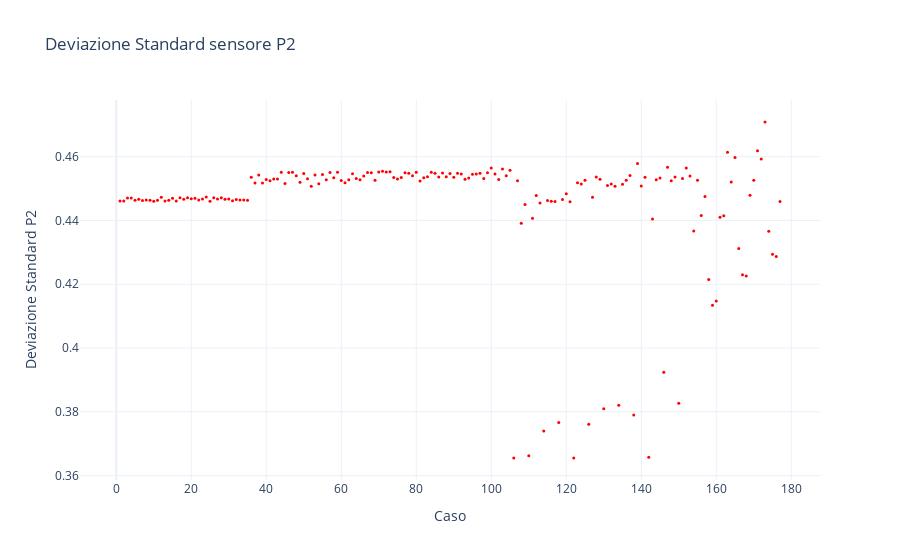

Notebook code cell kept with this figure:
### Markdown cell above
Std per sensori scelti

### Code cell
# Selezione del sensore da analizzare
sensore_selezionato = ["P2"]

# Calcolo della deviazione standard per ogni caso e sensore
df_std = df_train_labeled.groupby("Case")[sensore_selezionato].std().reset_index()

# Creazione del grafico della deviazione standard per il sensore P5 con go.Figure()
fig = go.Figure()

fig.add_trace(go.Scatter(
    x=df_std["Case"],
    y=df_std["P2"],
    mode='markers',
    marker=dict(color='red', size=3),
    name="Deviazione Standard P2"
))

# Layout del grafico
fig.update_layout(
    title="Deviazione Standard sensore P2",
    xaxis_title="Caso",
    yaxis_title="Deviazione Standard P2",
    template="plotly_white"
)

# Mostra il grafico
fig.show()

### Figure 1 — Plotly figure (JSON) as saved in the notebook; plotly's stock layout.template omitted (floating-point values rounded to 4 significant figures; data arrays with more than 128 entries replaced by an {"elided": "..."} marker saying what was removed)
{"data": [{"marker": {"color": "red", "size": 3}, "mode": "markers", "name": "Deviazione Standard P2", "type": "scatter", "x": {"elided": "177 int values"}, "y": {"elided": "177 float values"}}], "layout": {"title": {"text": "Deviazione Standard sensore P2"}, "xaxis": {"title": {"text": "Caso"}}, "yaxis": {"title": {"text": "Deviazione Standard P2"}}}}
